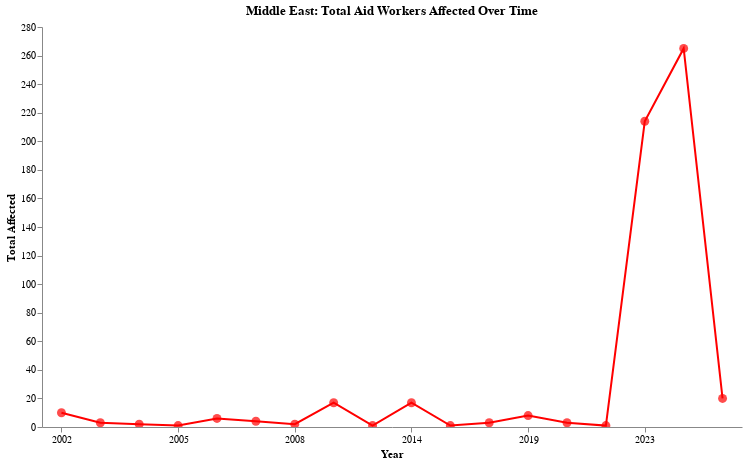

Write notebook code for a chart like this one.
### Code cell
# middle east
me = security_incidents_clean[security_incidents_clean['Group'] == 'Middle East']
me_grouped = me.groupby('Year')['Total affected'].sum().reset_index()
tick_values = me_grouped['Year'][::3].tolist()

me_chart = (
    alt.Chart(me_grouped).mark_line(color='red')
    .encode(
        x=alt.X('Year:N', axis=alt.Axis(values=tick_values, labelAngle=0), title='Year'),
        y=alt.Y('Total affected:Q', axis=alt.Axis(grid=False), title='Total Affected'),
        tooltip=['Year:N', 'Total affected:Q']
    )
    .properties(title='Middle East: Total Aid Workers Affected Over Time', width=700, height=400)
    + alt.Chart(me_grouped).mark_point(color='red', filled=True, size=80)
    .encode(x='Year:N', y='Total affected:Q', tooltip=['Year:N', 'Total affected:Q'])
).interactive().configure_view(stroke=None)
me_chart.save("../plots/middle_east_total_affected.html")

me_chart

### Figure 1 — Vega-Lite specification as saved in the notebook (floating-point values rounded to 4 significant figures)
{"config": {"view": {"continuousWidth": 400, "continuousHeight": 300, "stroke": null}}, "layer": [{"mark": {"type": "line", "color": "red"}, "encoding": {"tooltip": [{"field": "Year", "type": "nominal"}, {"field": "Total affected", "type": "quantitative"}], "x": {"axis": {"labelAngle": 0, "values": ["2002", "2005", "2008", "2014", "2019", "2023"]}, "field": "Year", "title": "Year", "type": "nominal"}, "y": {"axis": {"grid": false}, "field": "Total affected", "title": "Total Affected", "type": "quantitative"}}, "height": 400, "selection": {"selector021": {"type": "interval", "bind": "scales", "encodings": ["x", "y"]}}, "title": "Middle East: Total Aid Workers Affected Over Time", "width": 700}, {"mark": {"type": "point", "color": "red", "filled": true, "size": 80}, "encoding": {"tooltip": [{"field": "Year", "type": "nominal"}, {"field": "Total affected", "type": "quantitative"}], "x": {"field": "Year", "type": "nominal"}, "y": {"field": "Total affected", "type": "quantitative"}}}], "data": {"name": "data-f74edfe7780bf357c818c05336833c71"}, "$schema": "https://vega.github.io/schema/vega-lite/v4.17.0.json", "datasets": {"data-f74edfe7780bf357c818c05336833c71": [{"Year": "2002", "Total affected": 10}, {"Year": "2003", "Total affected": 3}, {"Year": "2004", "Total affected": 2}, {"Year": "2005", "Total affected": 1}, {"Year": "2006", "Total affected": 6}, {"Year": "2007", "Total affected": 4}, {"Year": "2008", "Total affected": 2}, {"Year": "2009", "Total affected": 17}, {"Year": "2013", "Total affected": 1}, {"Year": "2014", "Total affected": 17}, {"Year": "2016", "Total affected": 1}, {"Year": "2018", "Total affected": 3}, {"Year": "2019", "Total affected": 8}, {"Year": "2021", "Total affected": 3}, {"Year": "2022", "Total affected": 1}, {"Year": "2023", "Total affected": 214}, {"Year": "2024", "Total affected": 265}, {"Year": "2025", "Total affected": 20}]}}
